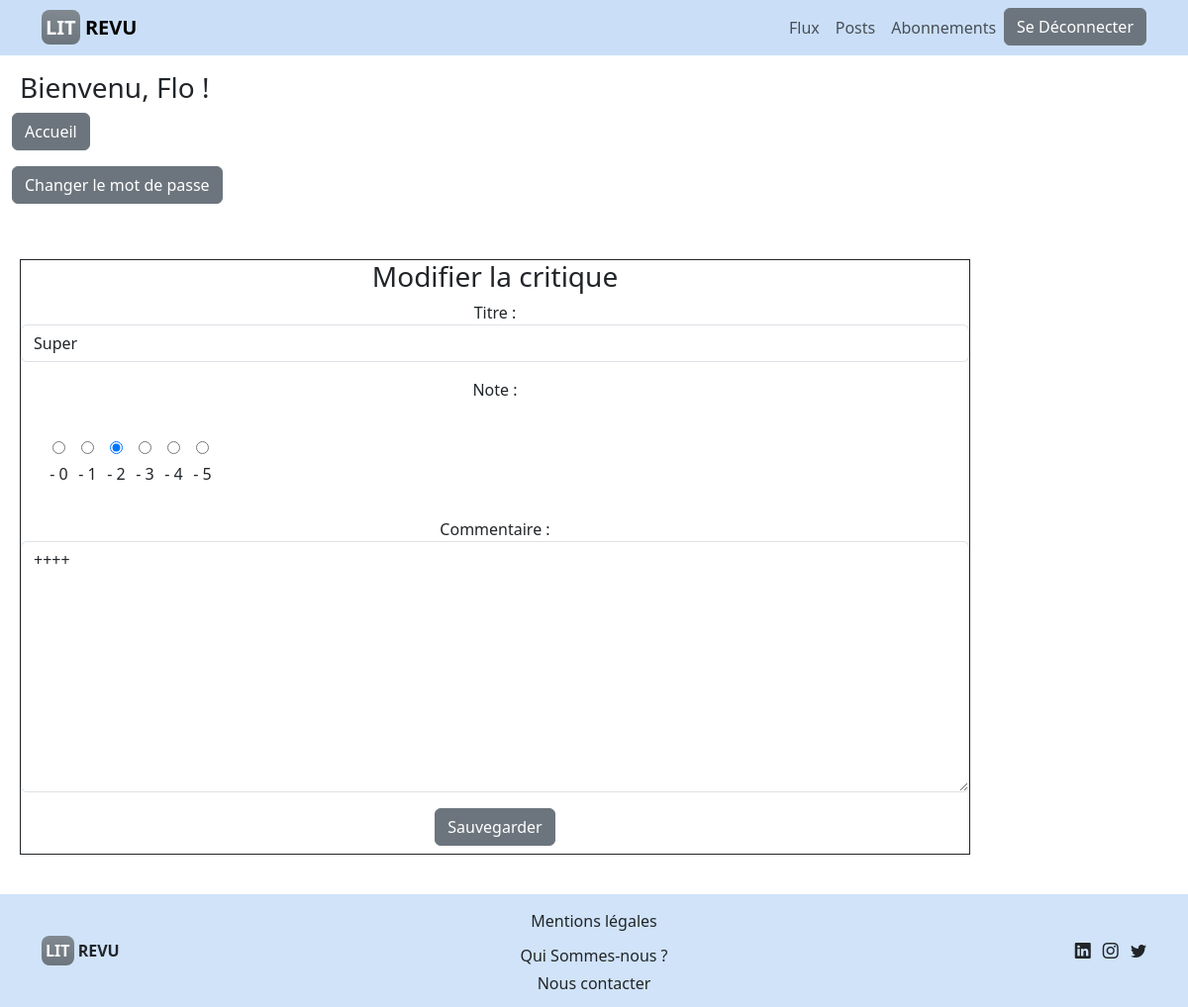
The app's page /revu/49/edit/ (signed in), older data.
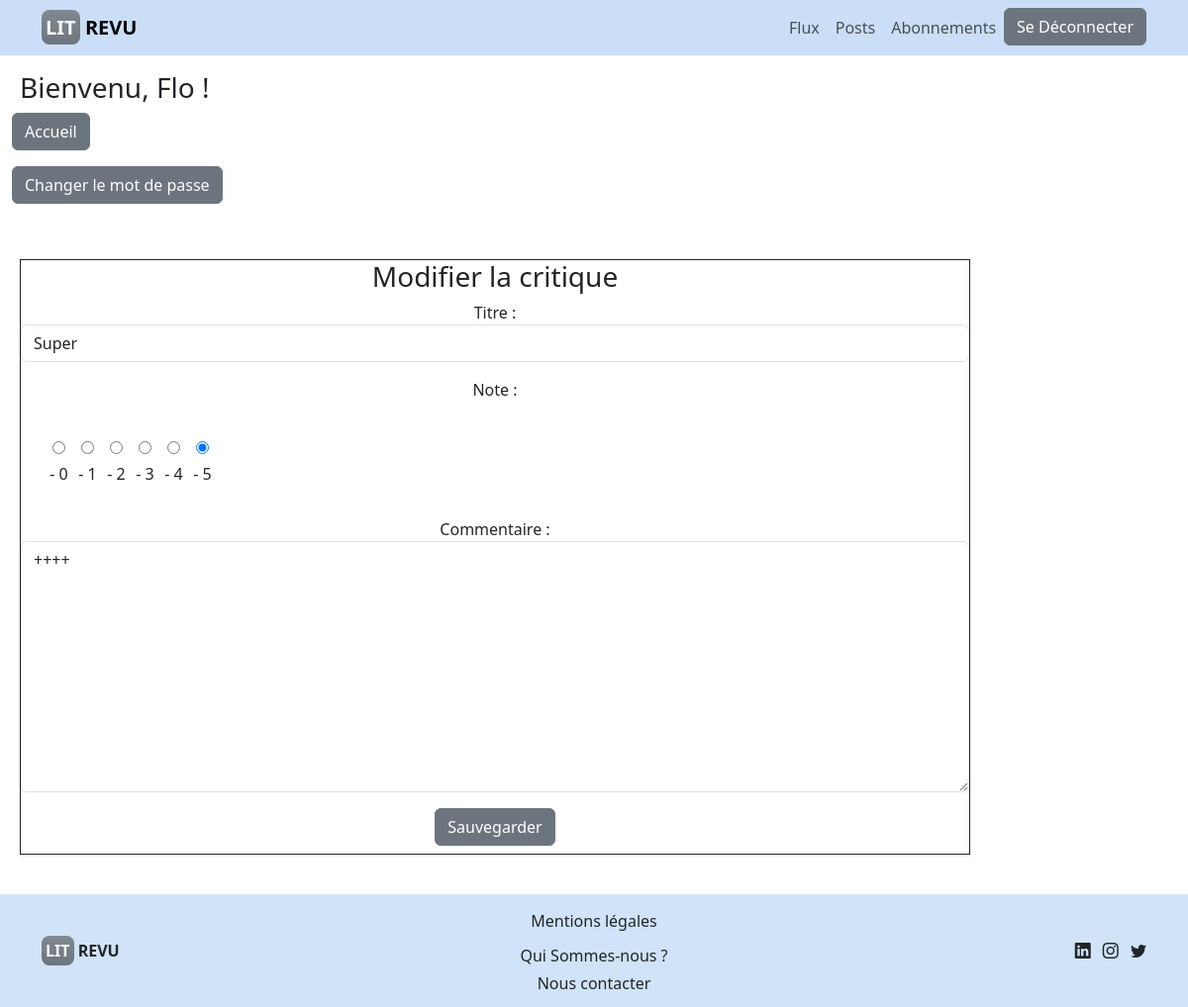
The same page, newer data.
### revu/models.py (models this page shows, shortened)
class Review(models.Model):
    ticket = models.ForeignKey(to=Ticket, on_delete=models.CASCADE)
    rating = models.PositiveSmallIntegerField(
        validators=[MinValueValidator(0), MaxValueValidator(5)]
    )
    headline = models.CharField(max_length=128)
    body = models.CharField(max_length=8192, blank=True)
    user = models.ForeignKey(to=settings.AUTH_USER_MODEL,
                             on_delete=models.CASCADE)
    time_created = models.DateTimeField(auto_now_add=True)

### revu/views.py (the view, shortened to what this page needs)
@login_required
def edit_review(request, review_id):
    review = get_object_or_404(models.Review, id=review_id)
    if review.user != request.user:
        return redirect('no_permission')
    edit_form = forms.ReviewForm(instance=review)
    delete_form = forms.DeleteReviewForm()
    context = {
        'edit_form': edit_form,
        'delete_form': delete_form,
    }
    return render(request, 'revu/edit_review.html', context=context)

### revu/forms.py
class ReviewForm(forms.ModelForm):
    edit_review = forms.BooleanField(widget=forms.HiddenInput, initial=True,
                                     required=False)
    CHOICES = [('0', '- 0'), ('1', '- 1'), ('2', '- 2'), ('3', '- 3'),
               ('4', '- 4'), ('5', '- 5')]
    rating = forms.ChoiceField(choices=CHOICES,
                               label='Note',
                               widget=forms.RadioSelect(attrs={
                                   'class': 'd-flex m-2 p-3 starability-basic'
                                   }))
    class Meta:
        model = models.Review
        fields = ('headline', 'rating', 'body')
        labels = {'headline': 'Titre', 'rating': 'Note', 'body': 'Commentaire'}
        widgets = {
            'headline': forms.TextInput(attrs={'class': 'form-control',
                                               'label': 'Titre'}),
            'body': forms.Textarea(attrs={'class': 'form-control',
                                          'label': 'Commentaire'}),
        }

class DeleteReviewForm(forms.Form):
    delete_review = forms.BooleanField(widget=forms.HiddenInput, initial=True)

### revu/templates/revu/edit_review.html (shortened to what this page needs)
{% extends 'base.html' %}
{% block content %}
<div class="container px-2 my-3" aria-label="edit review">
    <div class="border border-dark">
    <div class="row align-items-center ">
        <div class="text-center">
            <h3>Modifier la critique</h3>
            <form method="post">
                {{ edit_form.as_p }}
                <button type="submit" class="btn btn-secondary mb-2">Sauvegarder</button>
            </form>
        </div>
    </div>
</div>
</div>
{% endblock content %}

Row changes from the older to the newer data that the page shows:
changed Review "Super": rating "☐ - 0 ☐ - 1 ☑ - 2 ☐ - 3 ☐ - 4 ☐ - 5" → "☐ - 0 ☐ - 1 ☐ - 2 ☐ - 3 ☐ - 4 ☑ - 5"
